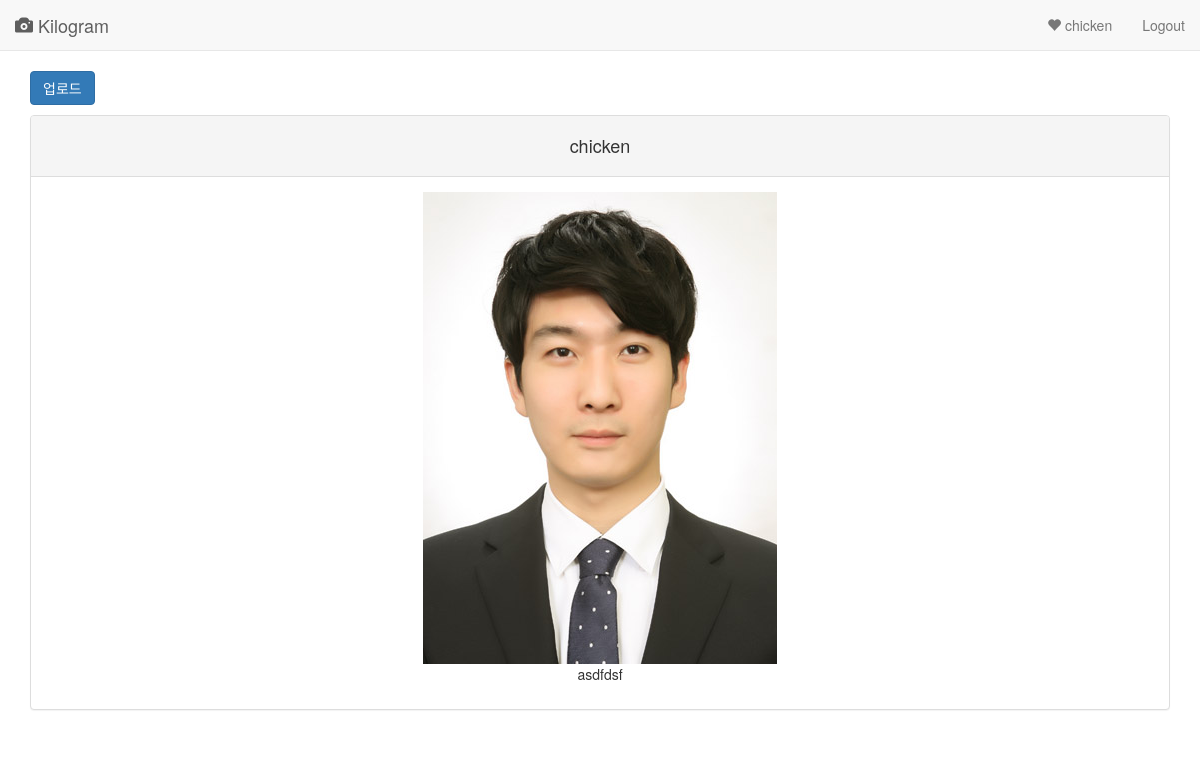
The page / (signed in) on the database as committed earlier.
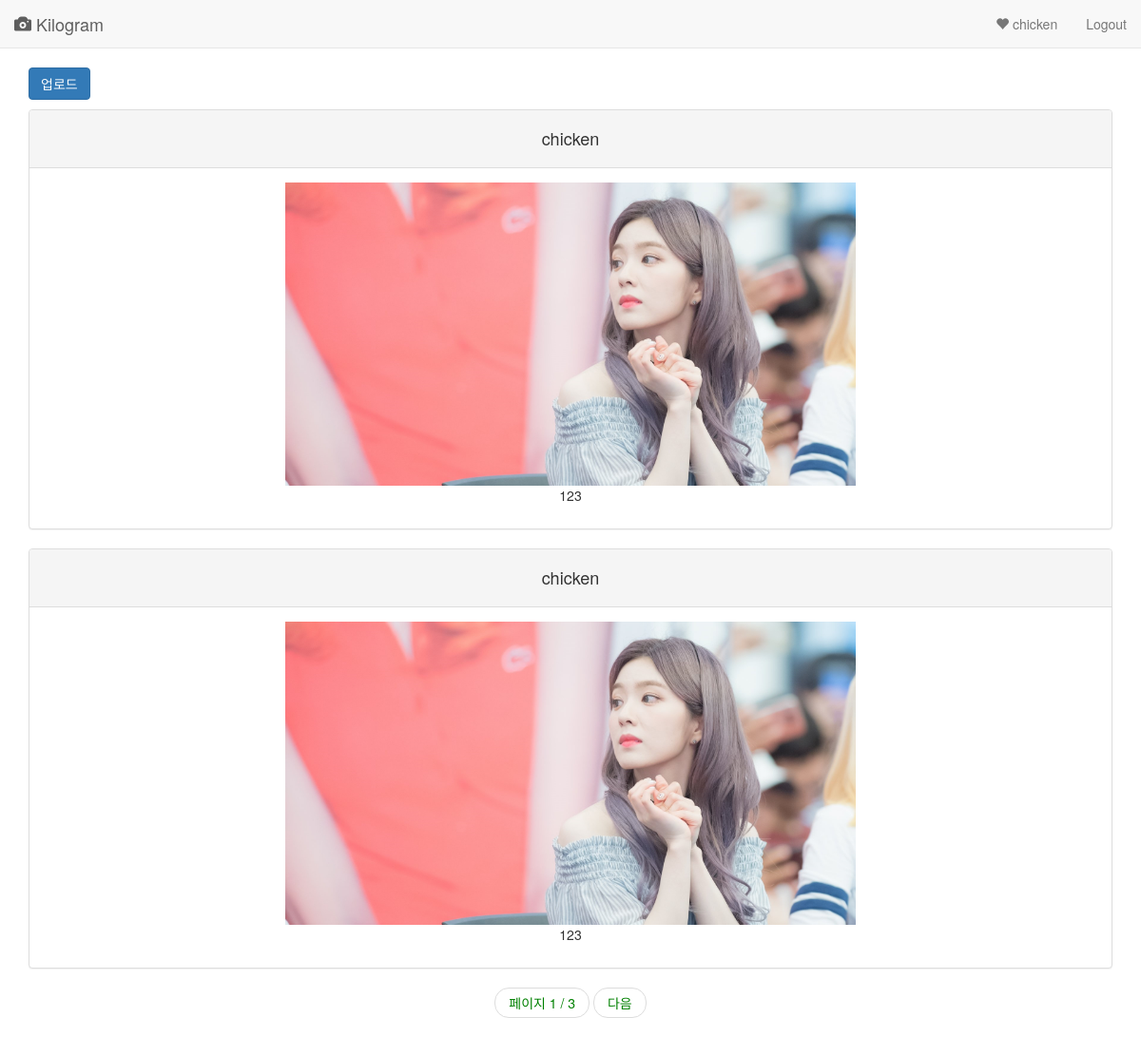
The same page on the database as committed later.
### kilogram/models.py (models this page shows)
class Photo(models.Model):
    image = models.ImageField(upload_to = user_path)
    owner = models.ForeignKey(settings.AUTH_USER_MODEL)
    thumnail_image = models.ImageField(blank = True)
    comment = models.CharField(max_length = 255)
    pub_date = models.DateTimeField(auto_now_add = True)

### kilogram/views.py (the view)
# urls.py: url(r'^$', login_required(views.IndexView.as_view()), name='index'),
class IndexView(ListView):
    context_object_name = 'user_photo_list'
    paginate_by = 2
    def get_queryset(self):
        user = self.request.user
        return user.photo_set.all().order_by('-pub_date')

### kilogram/templates/kilogram/photo_list.html (shortened to what this page needs)
{% extends 'kilogram/base.html' %}
{% block content %}
<p> <a class="btn btn-primary" href="{% url 'kilogram:upload'%}">업로드</a></p>
  {% if user_photo_list %}
  {% for photo in user_photo_list %}
  <div class="panel panel-default" align="center">
    <div class="panel-heading"><h4>{{photo.owner.username}}</h4></div>
    <div class="panel-body">
      {% if photo.image.width > 600 %}
      <p><img src = '{{photo.image.url}}' width='600' /> <br>
        {% else %}
        <p><img src = '{{photo.image.url}}' /> <br>
      {% endif %}
      {{photo.comment}}</p>
      </div>
    </div>
      {% endfor %}
      {% else %}
      <h4>아직 사진이 없네요. 첫번째 사진을 업로드하세요!</h4>
      {% endif %}
    {% if is_paginated %}
    <nav aria-label="...">
        <ul class="pager">
          <li> <a href="#">페이지 {{ page_obj.number }} / {{ page_obj.paginator.num_pages }} </a></li>
          {% if page_obj.has_next %}
          <li>
            <a href="{%url 'kilogram:index'%}?page={{ page_obj.next_page_number }}">다음</a>
          </li>
          {% endif %}
        </ul>
    </nav>
    {% endif %}
{% endblock %}

### kilogram/templates/kilogram/base.html (shortened to what this page needs)
<!DOCTYPE html>
<html lang="ko">
<head>
  <link href="//maxcdn.bootstrapcdn.com/bootstrap/3.3.7/css/bootstrap.min.css" rel="stylesheet">
  {% load staticfiles %}
  <link rel="stylesheet" type="text/css" href="{% static 'kilogram/style.css' %}" />
</head>
<body>
  <nav class="navbar navbar-default navbar-static-top">
  <div class="container-fluid">
    <div class="navbar-header">
      <a class="navbar-brand" href="{% url 'kilogram:index' %}"> <span class="glyphicon glyphicon-camera"> </span> Kilogram </a>
    </div>
    <div class="collapse navbar-collapse">
      <ul class="nav navbar-nav navbar-right">
        {% if user.is_active %}
        <li><a href="{% url 'login' %}"> <span class="glyphicon glyphicon-heart"></span> {{user.username}}</a></li>
        <li><a href="{% url 'logout' %}">Logout</a></li>
        {% else %}
        <li><a href="{%url 'login' %}"> <span class="glyphicon glyphicon-user"></span> Login</a></li>
        <li><a href="{% url 'admin:index' %}">Admin</a></li>
        {% endif %}
      </ul>
    </div>
  </div>
</nav>
  <div class="container">
    <div>
      {% block content %}
      {% endblock %}
    </div>
  </div>
</body>
</html>

### kilogram/static/kilogram/style.css (style rules this page uses)
a { color:green; text-decoration:none; }

Rows that differ between the two databases and show on the page:
no longer on this page (row unchanged): Photo: owner.username "chicken", image (picture), comment "asdfdsf"
added Photo: owner.username "chicken", image (picture), comment "123"
added Photo: owner.username "chicken", image (picture), comment "123"
Other text that changed with them:
{{ page_obj.number }}: (not shown) → "1"
{{ page_obj.paginator.num_pages }}: (not shown) → "3"
text now shown: "페이지 / 다음"
